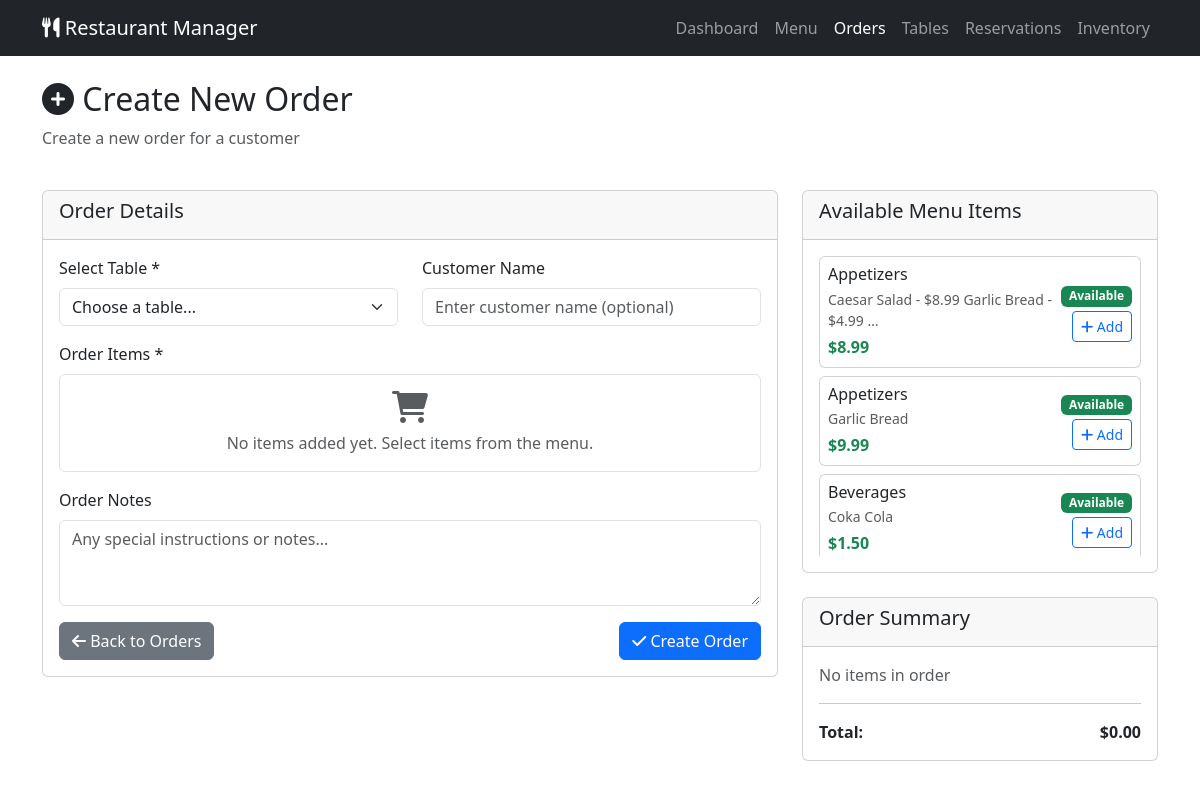
Screenshot of /orders/create/ (signed in) with the database file from the repository.
### restaurant/models.py (models this page shows, shortened)
class MenuItem(models.Model):
    name = models.CharField(max_length=100)
    description = models.TextField()
    price = models.DecimalField(max_digits=10, decimal_places=2)
    category = models.ForeignKey(Category, on_delete=models.CASCADE)
    image = models.ImageField(upload_to='menu_items/', blank=True, null=True)
    is_available = models.BooleanField(default=True)
    preparation_time = models.IntegerField(help_text="Preparation time in minutes")

### restaurant/views.py (the view, shortened to what this page needs)
# urls.py: path('orders/create/', views.create_order, name='create_order'),
@login_required
def create_order(request):
    tables = Table.objects.filter(status='available')
    menu_items = MenuItem.objects.filter(is_available=True)
    context = {
        'tables': tables,
        'menu_items': menu_items
    }
    return render(request, 'restaurant/create_order.html', context)

### templates/restaurant/create_order.html (shortened to what this page needs)
<!DOCTYPE html>
<html lang="en">
<head>
    <link href="https://cdn.jsdelivr.net/npm/bootstrap@5.3.0/dist/css/bootstrap.min.css" rel="stylesheet">
    <link href="https://cdnjs.cloudflare.com/ajax/libs/font-awesome/6.0.0/css/all.min.css" rel="stylesheet">
</head>
<body>
    <nav class="navbar navbar-expand-lg navbar-dark bg-dark">
        <div class="container">
            <a class="navbar-brand" href="{% url 'dashboard' %}">
                <i class="fas fa-utensils"></i> Restaurant Manager
            </a>
            <div class="navbar-nav ms-auto">
                <a class="nav-link" href="{% url 'dashboard' %}">Dashboard</a>
                <a class="nav-link" href="{% url 'menu_management' %}">Menu</a>
                <a class="nav-link active" href="{% url 'order_management' %}">Orders</a>
                <a class="nav-link" href="{% url 'table_management' %}">Tables</a>
                <a class="nav-link" href="{% url 'reservation_management' %}">Reservations</a>
                <a class="nav-link" href="{% url 'inventory_management' %}">Inventory</a>
            </div>
        </div>
    </nav>
    <div class="container mt-4">
        <div class="row">
            <div class="col-12">
                <h2><i class="fas fa-plus-circle"></i> Create New Order</h2>
                <p class="text-muted">Create a new order for a customer</p>
            </div>
        </div>
        <div class="row mt-4">
            <div class="col-md-8">
                <div class="card">
                    <div class="card-header">
                        <h5>Order Details</h5>
                    </div>
                    <div class="card-body">
                        <form method="post" id="orderForm">
                            <div class="row">
                                <div class="col-md-6 mb-3">
                                    <label for="table" class="form-label">Select Table *</label>
                                    <select class="form-select" id="table" name="table" required>
                                        <option value="">Choose a table...</option>
                                    </select>
                                </div>
                                <div class="col-md-6 mb-3">
                                    <label for="customer_name" class="form-label">Customer Name</label>
                                    <input type="text" class="form-control" id="customer_name" name="customer_name" placeholder="Enter customer name (optional)">
                                </div>
                            </div>
                            <div class="mb-3">
                                <label class="form-label">Order Items *</label>
                                <div id="orderItemsContainer">
                                    <div class="text-muted text-center p-3 border rounded" id="noItemsMessage">
                                        <i class="fas fa-shopping-cart fa-2x mb-2"></i><br>
                                        No items added yet. Select items from the menu.
                                    </div>
                                </div>
                            </div>
                            <div class="mb-3">
                                <label for="notes" class="form-label">Order Notes</label>
                                <textarea class="form-control" id="notes" name="notes" rows="3" placeholder="Any special instructions or notes..."></textarea>
                            </div>
                            <div class="d-flex justify-content-between">
                                <a href="{% url 'order_management' %}" class="btn btn-secondary">
                                    <i class="fas fa-arrow-left"></i> Back to Orders
                                </a>
                                <button type="submit" class="btn btn-primary" id="submitOrder">
                                    <i class="fas fa-check"></i> Create Order
                                </button>
                            </div>
                        </form>
                    </div>
                </div>
            </div>
            <div class="col-md-4">
                <div class="card mb-4">
                    <div class="card-header">
                        <h5>Available Menu Items</h5>
                    </div>
                    <div class="card-body">
                        {% if menu_items %}
                        <div style="max-height: 300px; overflow-y: auto;">
                            {% for item in menu_items %}
                            <div class="card menu-item-card mb-2 p-2"
                                 onclick="addOrderItem('{{ item.id }}', '{{ item.name|escapejs }}', {{ item.price }})">
                                <div class="d-flex justify-content-between align-items-center">
                                    <div class="flex-grow-1">
                                        <h6 class="mb-1">{{ item.name }}</h6>
                                        <p class="mb-1 small text-muted">{{ item.description|truncatewords:8 }}</p>
                                        <span class="fw-bold text-success">${{ item.price }}</span>
                                    </div>
                                    <div class="text-end">
                                        <span class="badge bg-success">Available</span>
                                        <div class="mt-1">
                                            <button type="button" class="btn btn-sm btn-outline-primary">
                                                <i class="fas fa-plus"></i> Add
                                            </button>
                                        </div>
                                    </div>
                                </div>
                            </div>
                            {% endfor %}
                        </div>
                        {% else %}
                        <div class="text-center text-muted">
                            <i class="fas fa-utensils fa-2x mb-2"></i>
                            <p>No menu items available.</p>
                        </div>
                        {% endif %}
                    </div>
                </div>
                <div class="card" id="orderSummary">
                    <div class="card-header">
                        <h5>Order Summary</h5>
                    </div>
                    <div class="card-body">
                        <div id="summaryContent">
                            <p class="text-muted">No items in order</p>
                        </div>
                        <hr>
                        <div class="d-flex justify-content-between">
                            <strong>Total:</strong>
                            <strong id="orderTotal">$0.00</strong>
                        </div>
                    </div>
                </div>
            </div>
        </div>
    </div>
</body>
</html>

### templates/restaurant/create_order.html (style rules this page uses)
#orderSummary { position: sticky; top: 20px; }
.menu-item-card { cursor: pointer; transition: all 0.3s ease; }

### rows the page displays
MenuItem: name "Appetizers", description "Caesar Salad - $8.99 Garlic Bread - $4.99 …", price "8.99"
MenuItem: name "Appetizers", description "Garlic Bread", price "9.99"
MenuItem: name "Beverages", description "Coka Cola", price "1.50"
